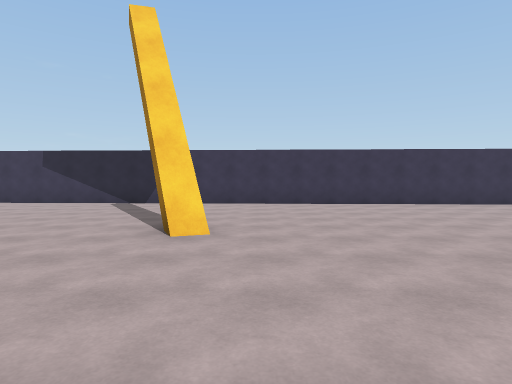
[1] (above)

20 first-person views from a walk through a 3-D level made in the Unity game engine. The camera is 1.4 m above the floor, tilts 2° down and sees 75° across. The floor is counted in squares, 2 m on a side. Each view is taken from the middle of a square. On the plan, view 1 faces up. The plan holds only what a view shows up to about 10 squares ahead; the rest is blank. The place goes on beyond the plan. The player character is not drawn.

[2]
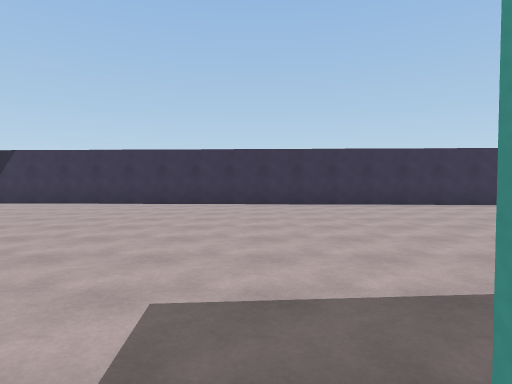

[3]
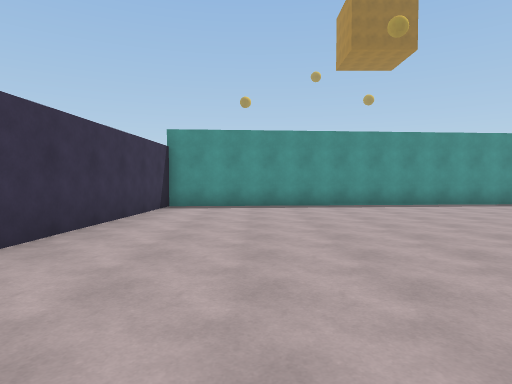

[4]
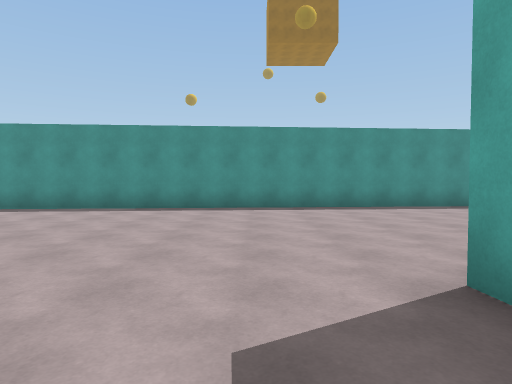

[5]
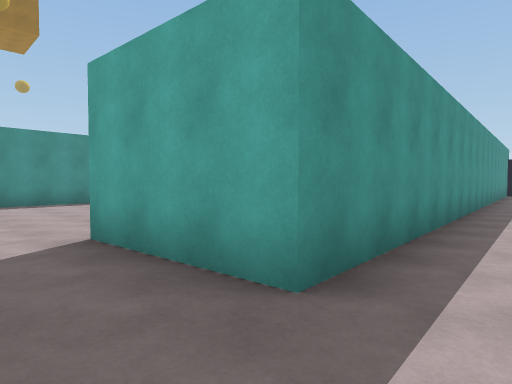

[6]
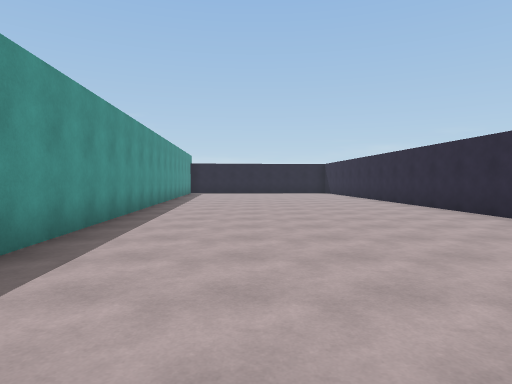

[7]
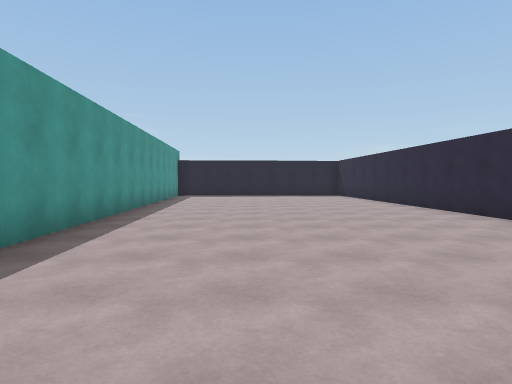

[8]
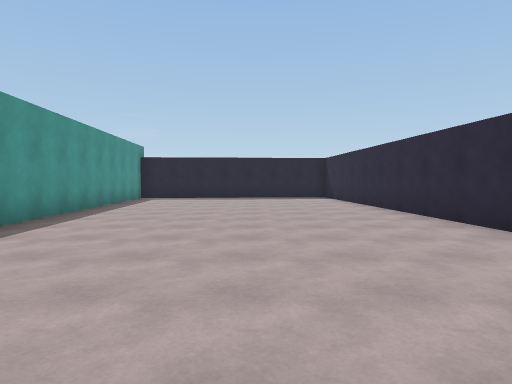

[9]
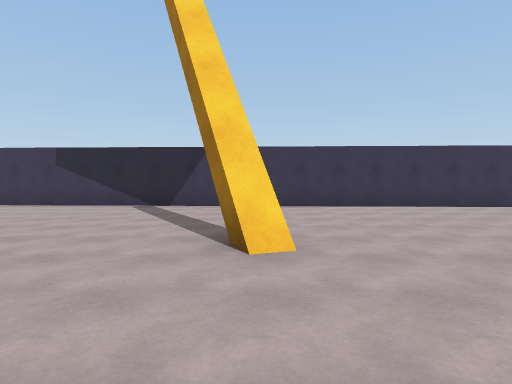

[10]
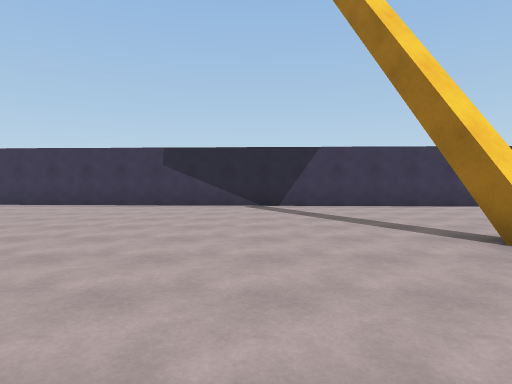

[11]
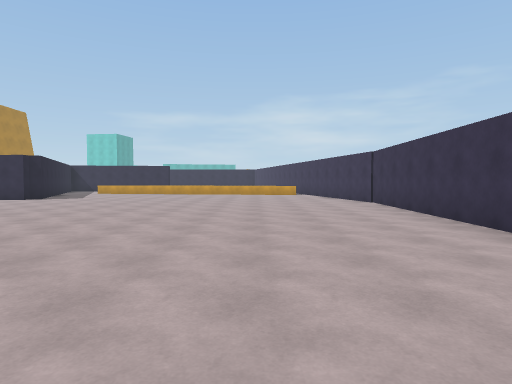

[12]
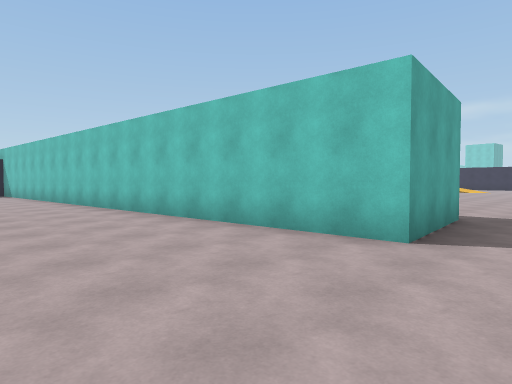

[13]
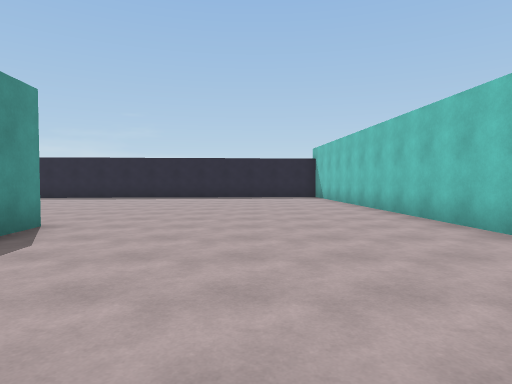

[14]
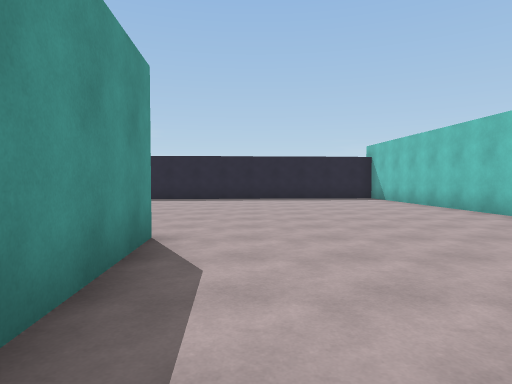

[15]
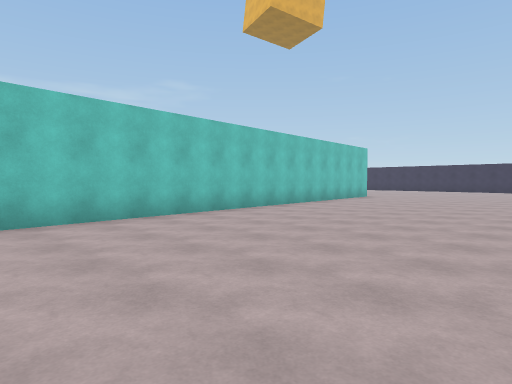

[16]
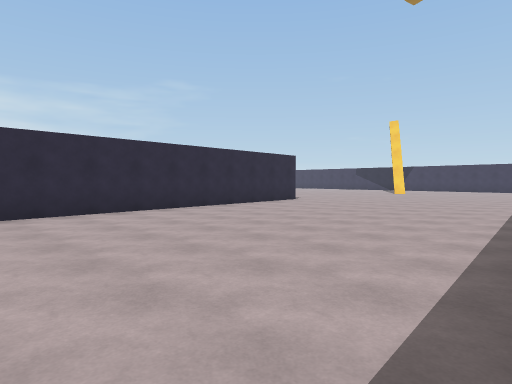

[17]
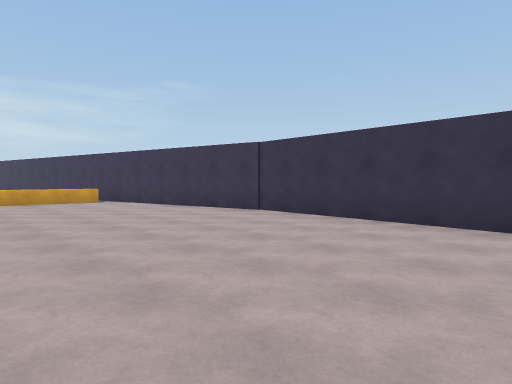

[18]
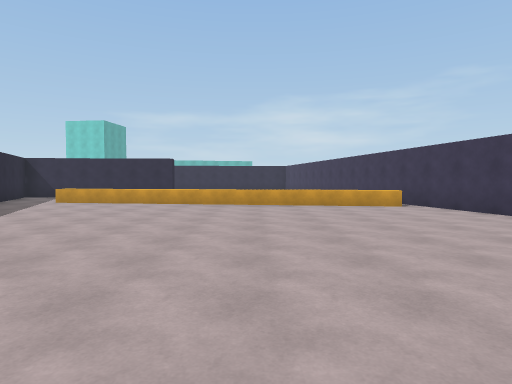

[19]
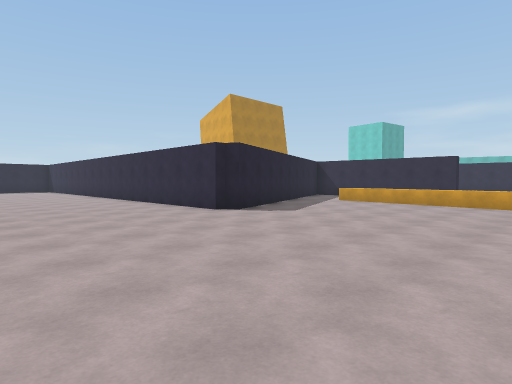

[20]
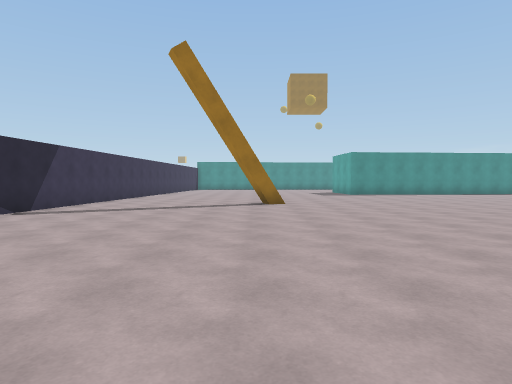

### Floor plan
Points are (right, up) in squares from view 1. A wall is a line through its corners. A room is listed if a view was taken in it or the views show most of it. See-through windows are left out.
Room 1 (views 1, 2, 3, 4, 5, 6, 7, 8, 9, 10, 11, 12, 13, 14, 15, 16, 17, 18, 19, 20)
walls: (-1.7, -4.1) (-1.1, -13); (-1.2, 4.4) (-1.5, 5) (-1, 5.2); (-0.7, 4.8) (-1.4, 4.5); (-16, -1.3) (-16, -4.2); (6.3, -13) (5.3, 0.4) (8.2, 0.6) (9.3, -13); (-18.4, -1.8) (-16.4, -1) (-16.3, -1.3); (-14.5, 10.7) (-21.1, 9.3); (15.3, -7.2) (14, 9.3) (-14.7, 10.7)
low walls: (-19.9, 8.9) (-21.1, 0.9)

Where each view was taken, in squares from view 1:
view 1: 0 up, 0 right, facing up
view 2: 0 up, 5 right, facing up
view 3: 7 up, 5 right, facing right
view 4: 2 up, 6 right, facing right
view 5: 2 up, 4 right, facing down-right
view 6: 2 up, 3 right, facing down
view 7: 1 down, 3 right, facing down
view 8: 3 down, 2 right, facing down
view 9: 1 up, 1 left, facing up
view 10: 1 up, 4 left, facing up
view 11: 7 up, 4 left, facing left
view 12: 2 up, 12 right, facing down-left
view 13: 2 down, 12 right, facing down
view 14: 3 down, 14 right, facing down
view 15: 13 down, 15 right, facing up-left
view 16: 13 down, 6 right, facing up-left
view 17: 5 up, 9 left, facing up-left
view 18: 5 up, 11 left, facing left
view 19: 5 up, 11 left, facing down-left
view 20: 5 up, 11 left, facing right
